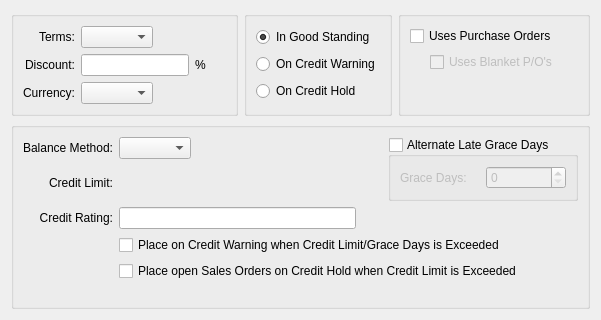
         <widget class="QWidget" name="_termsPage">
          <layout class="QGridLayout" name="gridLayout_3">
           <item row="0" column="0">
            <widget class="QGroupBox" name="groupBox_4">
             <property name="title">
              <string/>
             </property>
             <layout class="QGridLayout">
              <item row="0" column="0">
               <widget class="QLabel" name="_defaultTerms">
                <property name="text">
                 <string>Terms:</string>
                </property>
                <property name="alignment">
                 <set>Qt::AlignRight|Qt::AlignTrailing|Qt::AlignVCenter</set>
                </property>
                <property name="buddy">
                 <cstring>_terms</cstring>
                </property>
               </widget>
              </item>
              <item row="0" column="1">
               <layout class="QHBoxLayout">
                <item>
                 <widget class="XComboBox" name="_terms">
                  <property name="allowNull">
                   <bool>true</bool>
                  </property>
                  <property name="type">
                   <enum>XComboBox::ARTerms</enum>
                  </property>
                 </widget>
                </item>
                <item>
                 <spacer>
                  <property name="orientation">
                   <enum>Qt::Horizontal</enum>
                  </property>
                  <property name="sizeHint" stdset="0">
                   <size>
                    <width>40</width>
                    <height>20</height>
                   </size>
                  </property>
                 </spacer>
                </item>
               </layout>
              </item>
              <item row="1" column="0">
               <widget class="QLabel" name="_defaultDiscountPrcntLit">
                <property name="text">
                 <string>Discount:</string>
                </property>
                <property name="alignment">
                 <set>Qt::AlignRight|Qt::AlignTrailing|Qt::AlignVCenter</set>
                </property>
               </widget>
              </item>
              <item row="1" column="1">
               <layout class="QHBoxLayout">
                <item>
                 <widget class="XLineEdit" name="_defaultDiscountPrcnt">
                  <property name="alignment">
                   <set>Qt::AlignRight</set>
                  </property>
                 </widget>
                </item>
                <item>
                 <widget class="QLabel" name="_prcnt2Lit">
                  <property name="text">
                   <string>%</string>
                  </property>
                 </widget>
                </item>
                <item>
                 <spacer>
                  <property name="orientation">
                   <enum>Qt::Horizontal</enum>
                  </property>
                  <property name="sizeType">
                   <enum>QSizePolicy::Expanding</enum>
                  </property>
                  <property name="sizeHint" stdset="0">
                   <size>
                    <width>20</width>
                    <height>20</height>
                   </size>
                  </property>
                 </spacer>
                </item>
               </layout>
              </item>
              <item row="2" column="0">
               <widget class="QLabel" name="_currencyLit">
                <property name="text">
                 <string>Currency:</string>
                </property>
                <property name="alignment">
                 <set>Qt::AlignRight|Qt::AlignTrailing|Qt::AlignVCenter</set>
                </property>
                <property name="buddy">
                 <cstring>_currency</cstring>
                </property>
               </widget>
              </item>
              <item row="2" column="1">
               <layout class="QHBoxLayout">
                <item>
                 <widget class="XComboBox" name="_currency">
                  <property name="type">
                   <enum>XComboBox::Currencies</enum>
                  </property>
                 </widget>
                </item>
                <item>
                 <spacer>
                  <property name="orientation">
                   <enum>Qt::Horizontal</enum>
                  </property>
                  <property name="sizeHint" stdset="0">
                   <size>
                    <width>40</width>
                    <height>20</height>
                   </size>
                  </property>
                 </spacer>
                </item>
               </layout>
              </item>
             </layout>
            </widget>
           </item>
           <item row="0" column="1">
            <widget class="QGroupBox" name="_creditStatusGroup">
             <property name="title">
              <string/>
             </property>
             <layout class="QGridLayout">
              <item row="0" column="0">
               <widget class="QRadioButton" name="_inGoodStanding">
                <property name="text">
                 <string>In Good Standing</string>
                </property>
                <property name="checked">
                 <bool>true</bool>
                </property>
               </widget>
              </item>
              <item row="1" column="0">
               <widget class="QRadioButton" name="_onCreditWarning">
                <property name="text">
                 <string>On Credit Warning</string>
                </property>
               </widget>
              </item>
              <item row="2" column="0">
               <widget class="QRadioButton" name="_onCreditHold">
                <property name="text">
                 <string>On Credit Hold</string>
                </property>
               </widget>
              </item>
             </layout>
            </widget>
           </item>
           <item row="0" column="2">
            <widget class="QGroupBox" name="groupBox_3">
             <property name="title">
              <string/>
             </property>
             <layout class="QGridLayout">
              <item row="0" column="0">
               <layout class="QVBoxLayout">
                <item>
                 <layout class="QVBoxLayout">
                  <item>
                   <layout class="QHBoxLayout">
                    <item>
                     <widget class="QCheckBox" name="_usesPOs">
                      <property name="text">
                       <string>Uses Purchase Orders</string>
                      </property>
                     </widget>
                    </item>
                    <item>
                     <spacer>
                      <property name="orientation">
                       <enum>Qt::Horizontal</enum>
                      </property>
                      <property name="sizeType">
                       <enum>QSizePolicy::Preferred</enum>
                      </property>
                      <property name="sizeHint" stdset="0">
                       <size>
                        <width>20</width>
                        <height>20</height>
                       </size>
                      </property>
                     </spacer>
                    </item>
                   </layout>
                  </item>
                  <item>
                   <layout class="QHBoxLayout">
                    <item>
                     <spacer>
                      <property name="orientation">
                       <enum>Qt::Horizontal</enum>
                      </property>
                      <property name="sizeType">
                       <enum>QSizePolicy::Fixed</enum>
                      </property>
                      <property name="sizeHint" stdset="0">
                       <size>
                        <width>20</width>
                        <height>20</height>
                       </size>
                      </property>
                     </spacer>
                    </item>
                    <item>
                     <widget class="QCheckBox" name="_blanketPos">
                      <property name="enabled">
                       <bool>false</bool>
                      </property>
                      <property name="text">
                       <string>Uses Blanket P/O's</string>
                      </property>
                     </widget>
                    </item>
                    <item>
                     <spacer>
                      <property name="orientation">
                       <enum>Qt::Horizontal</enum>
                      </property>
                      <property name="sizeType">
                       <enum>QSizePolicy::Expanding</enum>
                      </property>
                      <property name="sizeHint" stdset="0">
                       <size>
                        <width>20</width>
                        <height>20</height>
                       </size>
                      </property>
                     </spacer>
                    </item>
                   </layout>
                  </item>
                 </layout>
                </item>
                <item>
                 <spacer>
                  <property name="orientation">
                   <enum>Qt::Vertical</enum>
                  </property>
                  <property name="sizeHint" stdset="0">
                   <size>
                    <width>20</width>
                    <height>0</height>
                   </size>
                  </property>
                 </spacer>
                </item>
               </layout>
              </item>
             </layout>
            </widget>
           </item>
           <item row="1" column="0" colspan="3">
            <widget class="QGroupBox" name="_creditGroup">
             <property name="sizePolicy">
              <sizepolicy hsizetype="Preferred" vsizetype="Expanding">
               <horstretch>0</horstretch>
               <verstretch>1</verstretch>
              </sizepolicy>
             </property>
             <property name="title">
              <string/>
             </property>
             <layout class="QGridLayout">
              <item row="0" column="0">
               <widget class="QLabel" name="_balanceMethodLit">
                <property name="text">
                 <string>Balance Method:</string>
                </property>
                <property name="alignment">
                 <set>Qt::AlignRight|Qt::AlignTrailing|Qt::AlignVCenter</set>
                </property>
                <property name="buddy">
                 <cstring>_balanceMethod</cstring>
                </property>
               </widget>
              </item>
              <item row="0" column="1" colspan="2">
               <layout class="QHBoxLayout">
                <item>
                 <widget class="XComboBox" name="_balanceMethod"/>
                </item>
                <item>
                 <spacer>
                  <property name="orientation">
                   <enum>Qt::Horizontal</enum>
                  </property>
                  <property name="sizeHint" stdset="0">
                   <size>
                    <width>40</width>
                    <height>20</height>
                   </size>
                  </property>
                 </spacer>
                </item>
               </layout>
              </item>
              <item row="0" column="3" rowspan="2">
               <widget class="QGroupBox" name="_warnLate">
                <property name="title">
                 <string>Alternate Late Grace Days</string>
                </property>
                <property name="checkable">
                 <bool>true</bool>
                </property>
                <property name="checked">
                 <bool>false</bool>
                </property>
                <layout class="QGridLayout">
                 <item row="0" column="0">
                  <widget class="QLabel" name="_graceDaysLit">
                   <property name="text">
                    <string>Grace Days:</string>
                   </property>
                  </widget>
                 </item>
                 <item row="0" column="1">
                  <widget class="QSpinBox" name="_graceDays">
                   <property name="maximum">
                    <number>9999</number>
                   </property>
                  </widget>
                 </item>
                </layout>
               </widget>
              </item>
              <item row="1" column="0">
               <widget class="QLabel" name="_creditLimitLit">
                <property name="text">
                 <string>Credit Limit:</string>
                </property>
                <property name="alignment">
                 <set>Qt::AlignRight|Qt::AlignTrailing|Qt::AlignVCenter</set>
                </property>
               </widget>
              </item>
              <item row="1" column="1">
               <widget class="CurrCluster" name="_creditLimit">
                <property name="maximumSize">
                 <size>
                  <width>250</width>
                  <height>32767</height>
                 </size>
                </property>
               </widget>
              </item>
              <item row="2" column="0">
               <widget class="QLabel" name="_creditRatingLit">
                <property name="text">
                 <string>Credit Rating:</string>
                </property>
                <property name="alignment">
                 <set>Qt::AlignRight|Qt::AlignTrailing|Qt::AlignVCenter</set>
                </property>
               </widget>
              </item>
              <item row="2" column="1">
               <widget class="XLineEdit" name="_creditRating"/>
              </item>
              <item row="3" column="1" colspan="3">
               <layout class="QHBoxLayout">
                <item>
                 <widget class="QCheckBox" name="_autoUpdateStatus">
                  <property name="text">
                   <string>Place on Credit Warning when Credit Limit/Grace Days is Exceeded</string>
                  </property>
                 </widget>
                </item>
                <item>
                 <spacer>
                  <property name="orientation">
                   <enum>Qt::Horizontal</enum>
                  </property>
                  <property name="sizeType">
                   <enum>QSizePolicy::Expanding</enum>
                  </property>
                  <property name="sizeHint" stdset="0">
                   <size>
                    <width>20</width>
                    <height>16</height>
                   </size>
                  </property>
                 </spacer>
                </item>
               </layout>
              </item>
              <item row="4" column="1" colspan="3">
               <layout class="QHBoxLayout">
                <item>
                 <widget class="QCheckBox" name="_autoHoldOrders">
                  <property name="text">
                   <string>Place open Sales Orders on Credit Hold when Credit Limit is Exceeded</string>
                  </property>
                 </widget>
                </item>
                <item>
                 <spacer>
                  <property name="orientation">
                   <enum>Qt::Horizontal</enum>
                  </property>
                  <property name="sizeType">
                   <enum>QSizePolicy::Expanding</enum>
                  </property>
                  <property name="sizeHint" stdset="0">
                   <size>
                    <width>20</width>
                    <height>16</height>
                   </size>
                  </property>
                 </spacer>
                </item>
               </layout>
              </item>
              <item row="5" column="2">
               <spacer>
                <property name="orientation">
                 <enum>Qt::Vertical</enum>
                </property>
                <property name="sizeHint" stdset="0">
                 <size>
                  <width>20</width>
                  <height>16</height>
                 </size>
                </property>
               </spacer>
              </item>
             </layout>
            </widget>
           </item>
          </layout>
         </widget>
